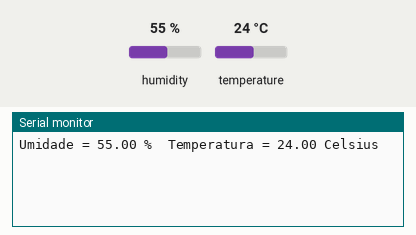
This sketch was run on a simulated Arduino Uno, built with avr-gcc and run on an emulated ATmega328P. Shown: the last lines printed to the serial monitor. Inputs (shaded band) come from the test bench; at power-on: humidity 55 %, temperature 24 °C.

Above: at 2.2 s.
2.3 s: humidity set to 22 %
At 4.5 s:
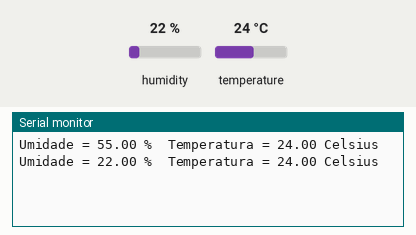
5.0 s: temperature set to 12 °C
At 5.7 s:
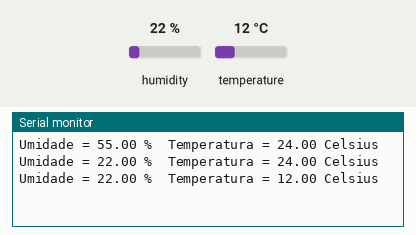
7.7 s: humidity set to 40 %
At 10.5 s:
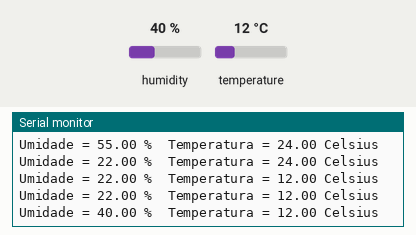
Timing chart, 0 to 12.0 s (numbered marks = the images above; inputs shaded):
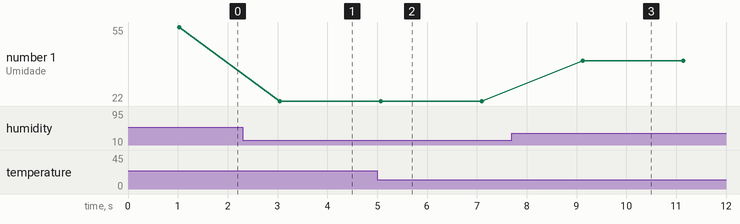

The sketch:

leitura_temp_ambiente.ino.ino
```cpp
#include <dht.h>

#define dht_dpin A1

dht DHT;

void setup()
{
  Serial.begin(9600);
  delay(1000);
}

void loop()
{
  DHT.read11(dht_dpin);
  Serial.print("Umidade = ");
  Serial.print(DHT.humidity);
  Serial.print(" %  ");
  Serial.print("Temperatura = ");
  Serial.print(DHT.temperature);
  Serial.println(" Celsius  ");

  delay(2000);
}
```

Measured:
- after the input at 2.3 s, the serial monitor: prints a new line after 0.75 s (image 1)
- after the input at 5.0 s, the serial monitor: prints a new line after 0.07 s (image 2)
- after the input at 7.7 s, the serial monitor: prints a new line after 1.4 s (image 3)
- plotted number 1: 55 → 22 after the input at 2.3 s, 22 → 40 after the input at 7.7 s
